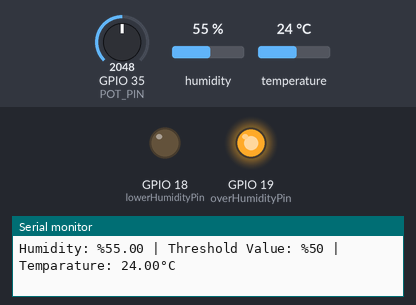
This sketch was run on a simulated ESP32. Parts: output pins drawn as LEDs (lit = HIGH), the last lines printed to the serial monitor. Inputs (shaded band) come from the test bench; at power-on: humidity 55 %, GPIO 35 (POT_PIN) = 2048, temperature 24 °C.

Above: at 4.8 s.
4.9 s: humidity set to 51 %
7.9 s: humidity set to 48 %
At 9.5 s:
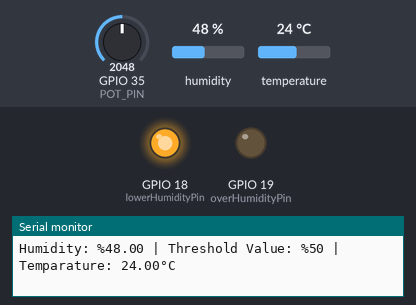
10.9 s: humidity set to 68 %
At 13.1 s:
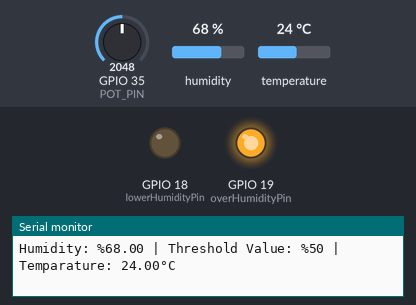
13.9 s: humidity set to 22 %
At 15.5 s:
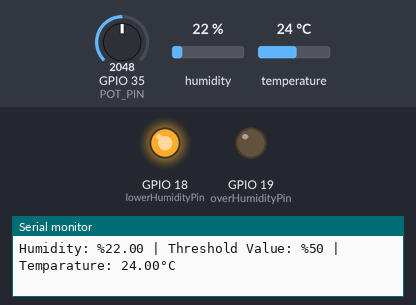
Timing chart, 0 to 17.0 s (numbered marks = the images above; inputs shaded):
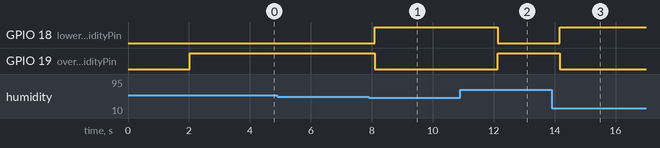

Measured:
- the behaviour switches between 50 and 49 % on humidity (found by bisection; images 0 and 1)
- after the input at 7.9 s, GPIO 18 (lowerHumidityPin): LOW → HIGH after 0.19 s; GPIO 19 (overHumidityPin): HIGH → LOW after 0.19 s
- after the input at 10.9 s, GPIO 18 (lowerHumidityPin): HIGH → LOW after 1.2 s; GPIO 19 (overHumidityPin): LOW → HIGH after 1.2 s
- after the input at 13.9 s, GPIO 18 (lowerHumidityPin): LOW → HIGH after 0.27 s; GPIO 19 (overHumidityPin): HIGH → LOW after 0.27 s

The sketch:

esp32_Thermometer.ino
```cpp
#include "DHT.h"

#define DHTPIN 4
#define DHTTYPE DHT11

#define overHumidityPin 19 //red light pin
#define lowerHumidityPin 18 //blue light pin
#define POT_PIN 35    //potantiometer pin

DHT dht(DHTPIN, DHTTYPE);

void setup() {
  Serial.begin(115200);
  dht.begin();
  pinMode(19, OUTPUT);
  pinMode(18, OUTPUT);
  pinMode(POT_PIN, INPUT);
}

void loop() {
  delay(2000);


  int potValue = analogRead(POT_PIN);
  int threshold = map(potValue, 0, 4095, 0, 100); //defining spesific humidity values

  float humidity = dht.readHumidity();
  float temparature = dht.readTemperature();

  if(humidity >= threshold){
    //red light works
    digitalWrite(19, HIGH);
    digitalWrite(18, LOW);
  } else {
    //blue light works
    digitalWrite(19, LOW);
    digitalWrite(18, HIGH);
  }

  Serial.print("Humidity: %");
  Serial.print(humidity);
  Serial.print(" | Threshold Value: %");
  Serial.print(threshold);
  Serial.print(" | Temparature: ");
  Serial.print(temparature);
  Serial.println("°C");
}
```
